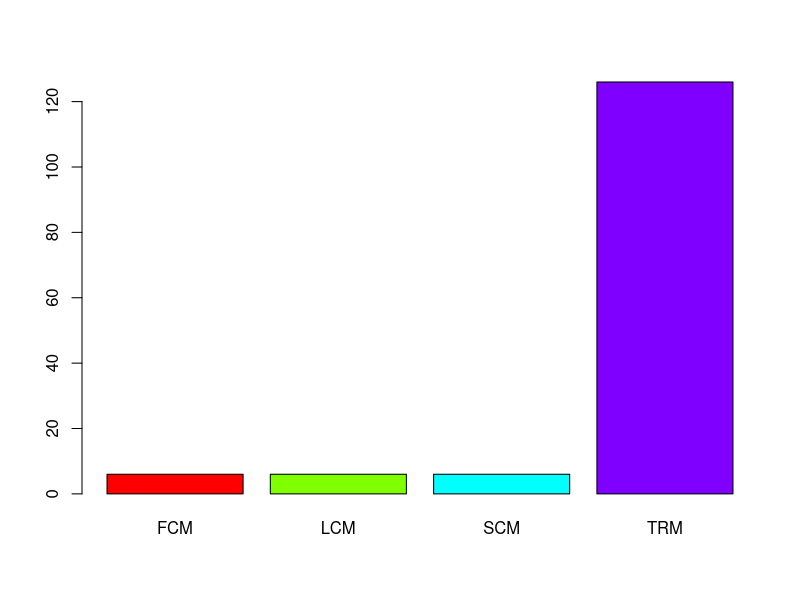
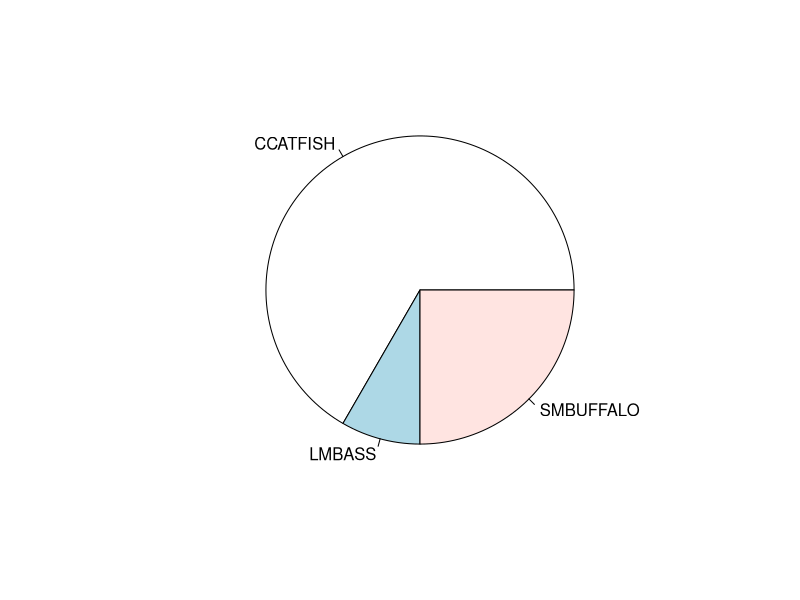
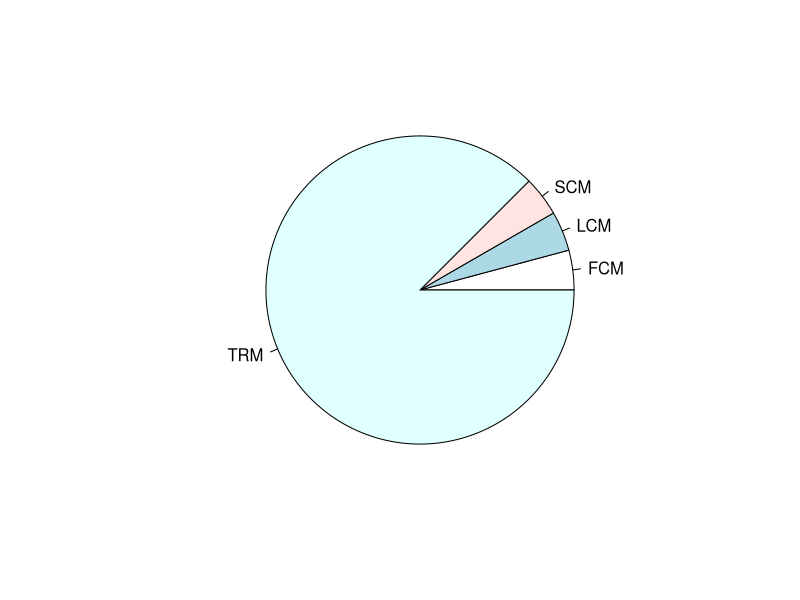
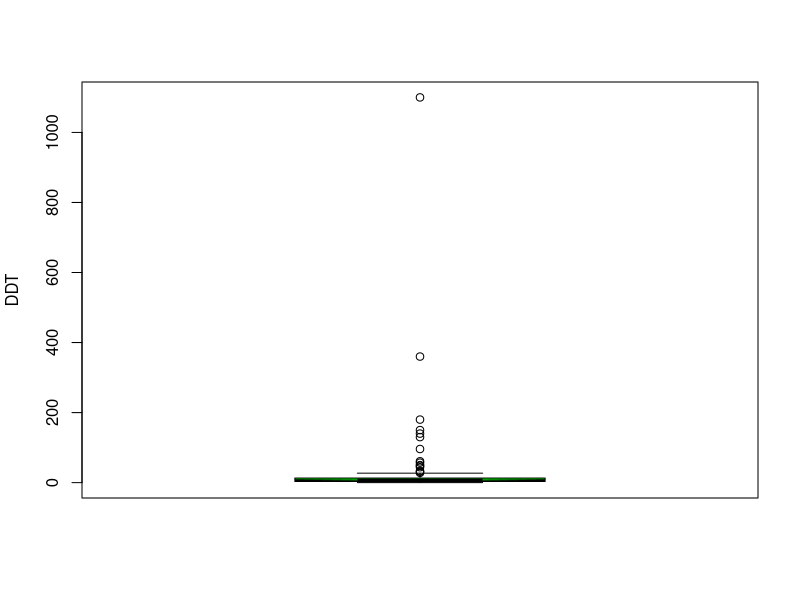
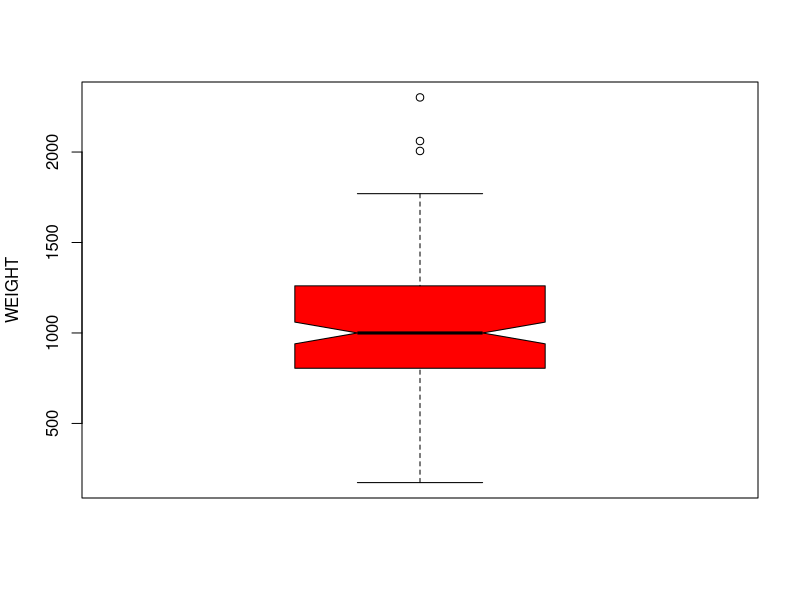
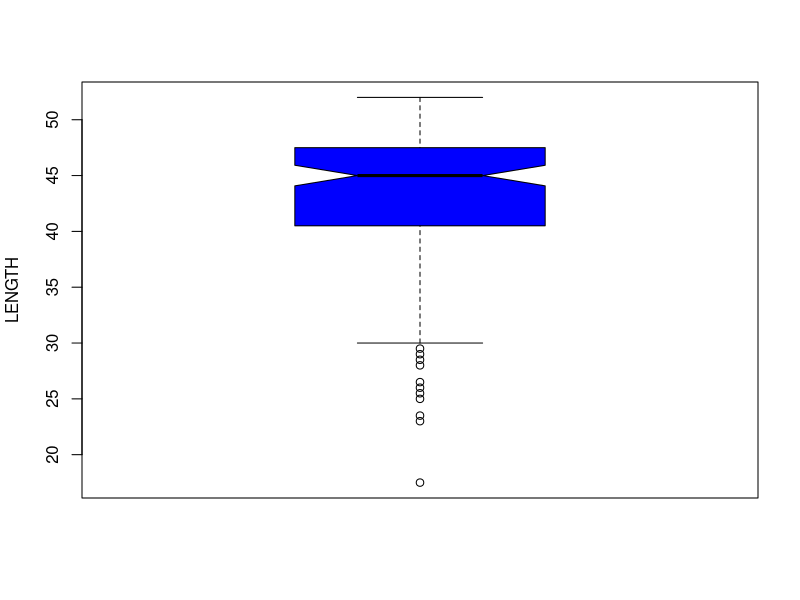
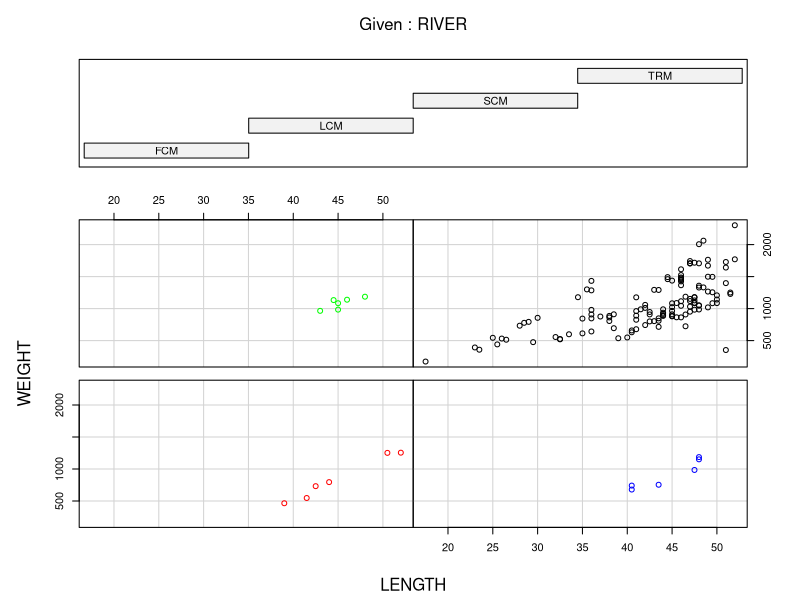
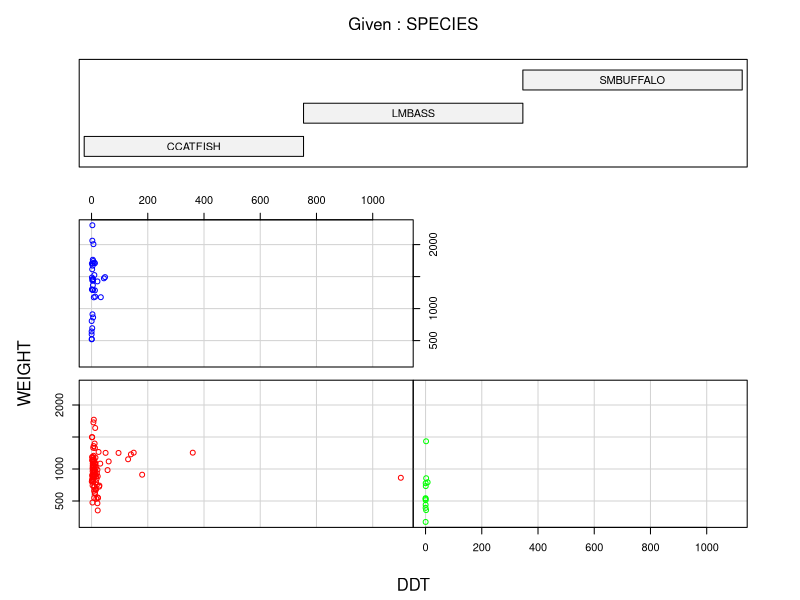

Reproduce these figures in R, in order.
## ---- chunk 1

## ---- chunk 2
getwd()
## ---- chunk 3
ddt <- read.csv("DDT.csv")
head(ddt, n = 6) 
## ---- chunk 4
qual = ddt[, c(1 , 3)]
head(qual, n=0)
quant = ddt[, c(2 , 4, 5, 6)]
head(quant, n=0)
speciesVector <- c(with(ddt, table(SPECIES)))
print("Number of Species of Fish")
print(length(unique(speciesVector)))
bigbass=with(ddt, ddt[WEIGHT>800 & SPECIES=="LMBASS",])
print(bigbass)
riverscm = with(ddt, ddt[DDT>4.0 & RIVER=="SCM",])
print(riverscm)
mean(ddt[["LENGTH"]])
print(sd(ddt$WEIGHT))

## ---- chunk 5
rt =table(ddt[, c(1)])
print(rt)
## ---- chunk 6
barplot(rt,beside=TRUE,col=rainbow(4))
## ---- chunk 7
with(ddt,ddt[order(RIVER,SPECIES),])

## ---- chunk 8
st =table(ddt[, c(3)])
## ---- chunk 9
pie(st)
## ---- chunk 10
pie(rt)
## ---- chunk 11
with(ddt,boxplot(DDT,ylab="DDT",col="Green",notch=TRUE))
## ---- chunk 12
with(ddt,boxplot(WEIGHT,ylab="WEIGHT",col="Red",notch=TRUE))

## ---- chunk 13
with(ddt,boxplot(LENGTH,ylab="LENGTH",col="Blue",notch=TRUE))
## ---- chunk 14
rivcol=with(ddt, ifelse(RIVER=="FCM","Red",
                        ifelse(RIVER=="LCM","Blue",
                               ifelse(RIVER=="SCM","Green","Black"))))

coplot(WEIGHT~LENGTH|RIVER,data=ddt,col=rivcol)

## ---- chunk 15
fishcol=with(ddt,ifelse(SPECIES=="CCATFISH","Red",
                        ifelse(SPECIES=="SMBUFFALO","Blue","Green")))

coplot(WEIGHT~DDT|SPECIES,data=ddt,col=fishcol)

## ---- chunk 16
library(dplyr)
library(ggplot2)
ddt%>%filter(WEIGHT > 100)%>%ggplot(aes(x=SPECIES,y=WEIGHT,fill=RIVER))+geom_boxplot()+ggtitle("Nathanael Reese")
## ---- chunk 17

ddt%>%filter(LENGTH > 10)%>%ggplot(aes(x=RIVER,y=LENGTH,fill=SPECIES))+geom_violin()+ggtitle("Nathanael Reese")
## ---- chunk 18
ddt%>%filter(WEIGHT > 100, LENGTH > 10)%>%ggplot(aes(x=WEIGHT,y=LENGTH,fill=SPECIES))+geom_point(size=2, shape=23)+ggtitle("Nathanael Reese")
